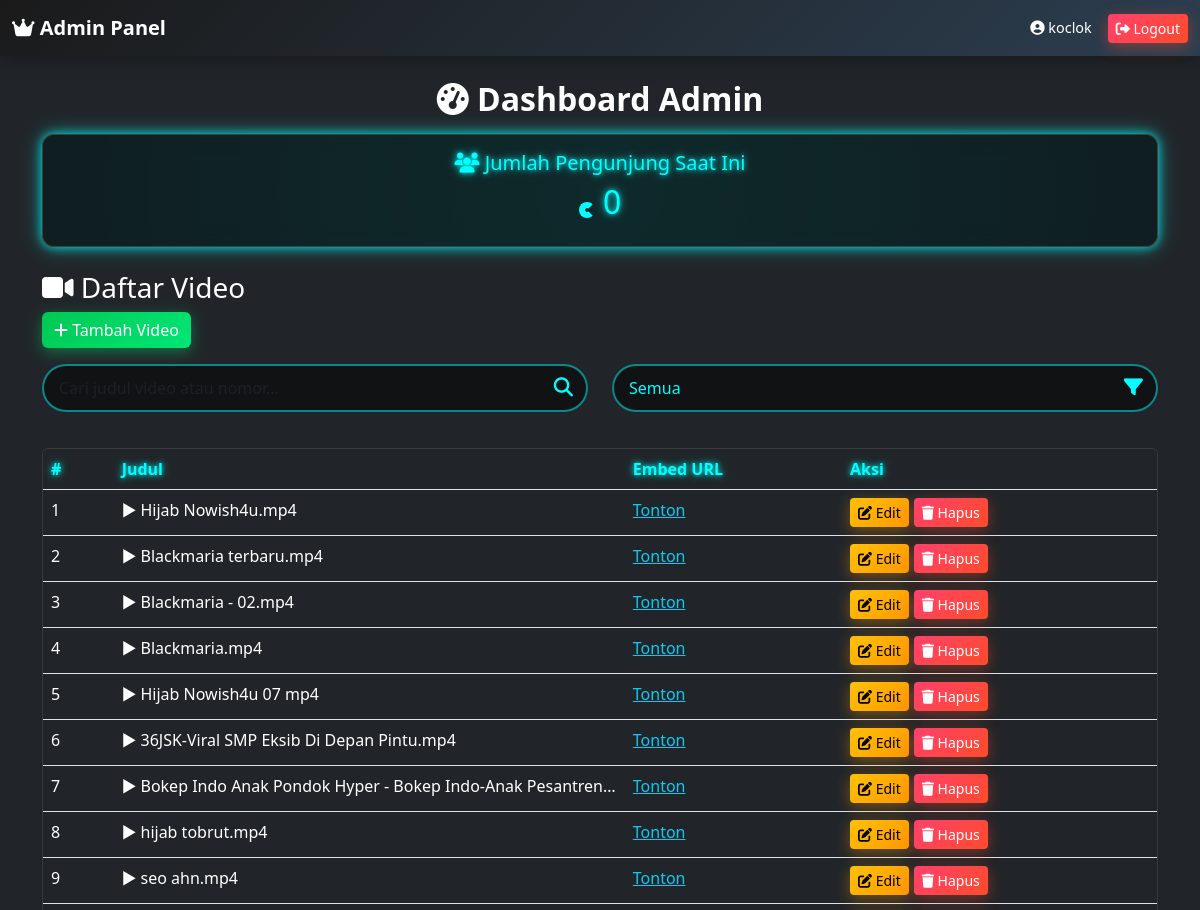
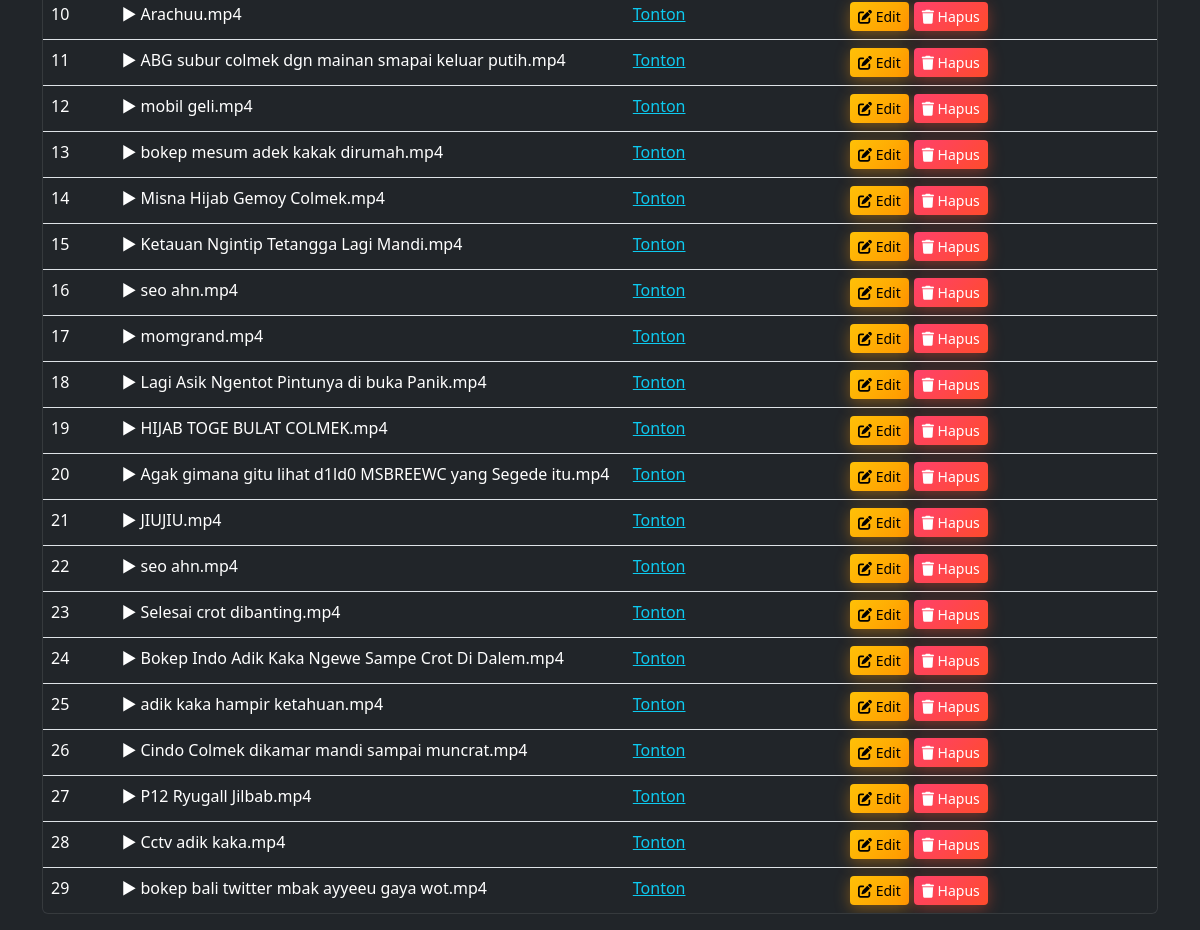
The page /admin (signed in) on the database its author committed (2 pictures, top to bottom).
### tables this page shows
CREATE TABLE videos (
            id INTEGER PRIMARY KEY AUTOINCREMENT,
            title TEXT NOT NULL,
            embed_url TEXT NOT NULL
        );

### app.py (the view)
@app.route('/admin')
def admin_dashboard():
    if 'logged_in' not in session or session.get('role') != 'admin':
        flash("Akses ditolak", "danger")
        return redirect(url_for('login'))
    with get_db() as db:
        videos = db.execute("SELECT * FROM videos ORDER BY id DESC").fetchall()
    return render_template('admin.html', videos=videos)

### app.py (called while the page is built)
def get_db():
    conn = sqlite3.connect(DATABASE)
    conn.row_factory = sqlite3.Row
    return conn

### templates/admin.html (shortened to what this page needs)
<!DOCTYPE html>
<html lang="id">
<head>
    <link href="https://cdn.jsdelivr.net/npm/bootstrap@5.3.0/dist/css/bootstrap.min.css" rel="stylesheet">
    <link rel="stylesheet" href="https://cdnjs.cloudflare.com/ajax/libs/font-awesome/6.4.2/css/all.min.css">
</head>
<body class="bg-dark text-white">
    <nav class="navbar navbar-expand-lg navbar-dark">
        <div class="container-fluid">
            <a class="navbar-brand" href="#">
                <i class="fas fa-crown"></i> <span class="fw-bold">Admin Panel</span>
            </a>
            <div class="d-flex align-items-center">
                <span class="text-white me-3">
                    <i class="fas fa-user-circle"></i> {{ session['username'] }}
                </span>
                <a href="{{ url_for('logout') }}" class="btn btn-danger btn-sm">
                    <i class="fas fa-sign-out-alt"></i> Logout
                </a>
            </div>
        </div>
    </nav>
    <div class="container mt-4">
        <h2 class="fw-bold text-center"><i class="fas fa-tachometer-alt"></i> Dashboard Admin</h2>
        <div class="card stat-card text-white text-center p-3 mt-3">
            <h5><i class="fas fa-users"></i> Jumlah Pengunjung Saat Ini</h5>
            <h2 id="visitorCount">
                <span class="spinner-border spinner-border-sm" role="status" aria-hidden="true" id="loadingSpinner"></span>
                <span id="visitorNumber">0</span>
            </h2>
        </div>
        <h3 class="mt-4"><i class="fas fa-video"></i> Daftar Video</h3>
        <a href="{{ url_for('add_video') }}" class="btn btn-success mb-3"><i class="fas fa-plus"></i> Tambah Video</a>
        <div class="row mb-3">
            <div class="col-md-6">
                <div class="search-container">
                    <input type="text" id="searchInput" class="form-control" placeholder="Cari judul video atau nomor...">
                    <i class="fas fa-search"></i>
                </div>
            </div>
            <div class="col-md-6">
                <div class="filter-container">
                    <select id="filterSelect" class="form-select">
                        <option value="">Semua</option>
                    </select>
                    <i class="fas fa-filter"></i>
                </div>
            </div>
        </div>
        <div class="table-responsive">
            <table class="table table-dark table-hover border rounded">
                <thead>
                    <tr>
                        <th>#</th>
                        <th>Judul</th>
                        <th>Embed URL</th>
                        <th>Aksi</th>
                    </tr>
                </thead>
                <tbody>
                    {% for video in videos %}
                    <tr>
                        <td>{{ loop.index }}</td>
                        <td class="video-title">{{ video.title }}</td>
                        <td><a href="{{ video.embed_url }}" target="_blank" class="text-info">Tonton</a></td>
                        <td>
                            <div class="action-buttons">
                                <a href="{{ url_for('edit_video', video_id=video.id) }}" class="btn btn-warning btn-sm">
                                    <i class="fas fa-edit"></i> Edit
                                </a>
                                <form method="POST" action="{{ url_for('delete_video', video_id=video.id) }}" style="display:inline;">
                                    <button type="submit" class="btn btn-danger btn-sm">
                                        <i class="fas fa-trash"></i> Hapus
                                    </button>
                                </form>
                            </div>
                        </td>
                    </tr>
                    {% endfor %}
                </tbody>
            </table>
        </div>
    </div>
</body>
</html>

### templates/admin.html (style rules this page uses)
.navbar { box-shadow: 0 4px 20px rgba(0, 0, 0, 0.3); background: linear-gradient(135deg, #1a1a1a, #2c3e50); }
.navbar .text-white { font-size: 0.9rem; font-weight: 500; }
.btn-danger { background: linear-gradient(135deg, #ff416c, #ff4b2b); border: none; box-shadow: 0 4px 15px rgba(255, 75, 43, 0.4); transition: transform 0.3s ease, box-shadow 0.3s ease; }
.stat-card { background: rgba(0, 0, 0, 0.5); backdrop-filter: blur(10px); border: 1px solid rgba(255, 255, 255, 0.2); border-radius: 12px; box-shadow: 0 0 10px rgba(0, 255, 255, 0.7), 0 0 20px rgba(0, 255, 255, 0.5); transition: transform 0.3s ease, box-shadow 0.3s ease; position: relative; overflow: hidden; }
.stat-card h5, .stat-card h2 { color: #00ffff; text-shadow: 0 0 5px rgba(0, 255, 255, 0.8), 0 0 10px rgba(0, 255, 255, 0.6); }
#visitorNumber { animation: countUp 0.5s ease-out; }
.stat-card::before { content: ''; position: absolute; top: -50%; left: -50%; width: 200%; height: 200%; background: radial-gradient(circle, rgba(0, 255, 255, 0.1), transparent); animation: rotateParticles 10s linear infinite; z-index: -1; }
.table { background: rgba(255, 255, 255, 0.1); backdrop-filter: blur(10px); border: 1px solid rgba(255, 255, 255, 0.2); border-radius: 12px; overflow: hidden; }
.action-buttons { display: flex; gap: 5px; flex-wrap: nowrap; }
.video-title { max-width: 250px; overflow: hidden; text-overflow: ellipsis; white-space: nowrap; }
.table th { color: #00ffff; text-shadow: 0 0 5px rgba(0, 255, 255, 0.8), 0 0 10px rgba(0, 255, 255, 0.6); }
.table td { color: #ffffff; }
.btn-success { background: linear-gradient(135deg, #00c853, #00e676); border: none; box-shadow: 0 4px 15px rgba(0, 230, 118, 0.4); transition: transform 0.3s ease, box-shadow 0.3s ease; }
.btn-warning { background: linear-gradient(135deg, #ffc107, #ff9800); border: none; box-shadow: 0 4px 15px rgba(255, 152, 0, 0.4); transition: transform 0.3s ease, box-shadow 0.3s ease; }
.search-container { position: relative; margin-bottom: 20px; }
.search-container input { width: 100%; padding: 10px 40px 10px 15px; border: 2px solid rgba(0, 255, 255, 0.5); border-radius: 25px; background: rgba(0, 0, 0, 0.5); color: #00ffff; font-size: 1rem; transition: all 0.3s ease; }
.search-container i { position: absolute; right: 15px; top: 50%; transform: translateY(-50%); color: #00ffff; font-size: 1.2rem; cursor: pointer; }
.filter-container { position: relative; margin-bottom: 20px; }
.filter-container select { width: 100%; padding: 10px 40px 10px 15px; border: 2px solid rgba(0, 255, 255, 0.5); border-radius: 25px; background: rgba(0, 0, 0, 0.5); color: #00ffff; font-size: 1rem; transition: all 0.3s ease; }
.filter-container i { position: absolute; right: 15px; top: 50%; transform: translateY(-50%); color: #00ffff; font-size: 1.2rem; cursor: pointer; }

### rows shown on the page
videos: title "▶ Hijab Nowish4u.mp4"
videos: title "▶ Blackmaria terbaru.mp4"
videos: title "▶ Blackmaria - 02.mp4"
videos: title "▶ Blackmaria.mp4"
videos: title "▶ Hijab Nowish4u 07 mp4"
videos: title "▶ 36JSK-Viral SMP Eksib Di Depan Pintu.mp4"
videos: title "▶ Bokep Indo Anak Pondok Hyper - Bokep Indo-Anak Pesantren…"
videos: title "▶ hijab tobrut.mp4"
videos: title "▶ seo ahn.mp4"
videos: title "▶ Arachuu.mp4"
videos: title "▶ ABG subur colmek dgn mainan smapai keluar putih.mp4"
videos: title "▶ mobil geli.mp4"
videos: title "▶ bokep mesum adek kakak dirumah.mp4"
videos: title "▶ Misna Hijab Gemoy Colmek.mp4"
videos: title "▶ Ketauan Ngintip Tetangga Lagi Mandi.mp4"
videos: title "▶ seo ahn.mp4"
videos: title "▶ momgrand.mp4"
videos: title "▶ Lagi Asik Ngentot Pintunya di buka Panik.mp4"
videos: title "▶ HIJAB TOGE BULAT COLMEK.mp4"
videos: title "▶ Agak gimana gitu lihat d1ld0 MSBREEWC yang Segede itu.mp4"
videos: title "▶ JIUJIU.mp4"
videos: title "▶ seo ahn.mp4"
videos: title "▶ Selesai crot dibanting.mp4"
videos: title "▶ Bokep Indo Adik Kaka Ngewe Sampe Crot Di Dalem.mp4"
videos: title "▶ adik kaka hampir ketahuan.mp4"
videos: title "▶ Cindo Colmek dikamar mandi sampai muncrat.mp4"
videos: title "▶ P12 Ryugall Jilbab.mp4"
videos: title "▶ Cctv adik kaka.mp4"
videos: title "▶ bokep bali twitter mbak ayyeeu gaya wot.mp4"

### other values the page prints
{{ session['username'] }} "koclok"
